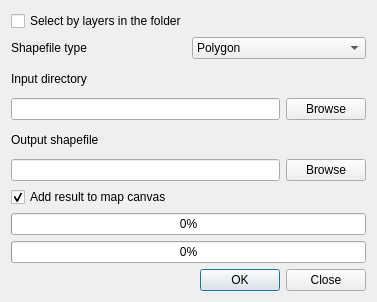
<?xml version="1.0" encoding="UTF-8"?>
<ui version="4.0">
 <class>Dialog</class>
 <widget class="QDialog" name="Dialog">
  <property name="geometry">
   <rect>
    <x>0</x>
    <y>0</y>
    <width>377</width>
    <height>302</height>
   </rect>
  </property>
  <property name="windowTitle">
   <string>Merge shapefiles</string>
  </property>
  <layout class="QVBoxLayout" name="verticalLayout">
   <item>
    <widget class="QCheckBox" name="chkListMode">
     <property name="text">
      <string>Select by layers in the folder</string>
     </property>
    </widget>
   </item>
   <item>
    <layout class="QHBoxLayout" name="horizontalLayout_3">
     <item>
      <widget class="QLabel" name="lblGeometry">
       <property name="text">
        <string>Shapefile type</string>
       </property>
      </widget>
     </item>
     <item>
      <widget class="QComboBox" name="cmbGeometry">
       <item>
        <property name="text">
         <string>Polygon</string>
        </property>
       </item>
       <item>
        <property name="text">
         <string>Line</string>
        </property>
       </item>
       <item>
        <property name="text">
         <string>Point</string>
        </property>
       </item>
      </widget>
     </item>
    </layout>
   </item>
   <item>
    <widget class="QLabel" name="label">
     <property name="text">
      <string>Input directory</string>
     </property>
    </widget>
   </item>
   <item>
    <layout class="QHBoxLayout" name="horizontalLayout">
     <item>
      <widget class="QLineEdit" name="leInputDir"/>
     </item>
     <item>
      <widget class="QPushButton" name="btnSelectDir">
       <property name="text">
        <string>Browse</string>
       </property>
      </widget>
     </item>
    </layout>
   </item>
   <item>
    <widget class="QLabel" name="label_2">
     <property name="text">
      <string>Output shapefile</string>
     </property>
    </widget>
   </item>
   <item>
    <layout class="QHBoxLayout" name="horizontalLayout_2">
     <item>
      <widget class="QLineEdit" name="leOutShape"/>
     </item>
     <item>
      <widget class="QPushButton" name="btnSelectFile">
       <property name="text">
        <string>Browse</string>
       </property>
      </widget>
     </item>
    </layout>
   </item>
   <item>
    <widget class="QCheckBox" name="chkAddToCanvas">
     <property name="text">
      <string>Add result to map canvas</string>
     </property>
     <property name="checked">
      <bool>true</bool>
     </property>
    </widget>
   </item>
   <item>
    <widget class="QProgressBar" name="progressFeatures">
     <property name="value">
      <number>0</number>
     </property>
    </widget>
   </item>
   <item>
    <widget class="QProgressBar" name="progressFiles">
     <property name="value">
      <number>0</number>
     </property>
    </widget>
   </item>
   <item>
    <widget class="QDialogButtonBox" name="buttonBox">
     <property name="standardButtons">
      <set>QDialogButtonBox::Close|QDialogButtonBox::Ok</set>
     </property>
    </widget>
   </item>
  </layout>
 </widget>
 <resources/>
 <connections>
  <connection>
   <sender>buttonBox</sender>
   <signal>accepted()</signal>
   <receiver>Dialog</receiver>
   <slot>accept()</slot>
   <hints>
    <hint type="sourcelabel">
     <x>248</x>
     <y>254</y>
    </hint>
    <hint type="destinationlabel">
     <x>157</x>
     <y>274</y>
    </hint>
   </hints>
  </connection>
  <connection>
   <sender>buttonBox</sender>
   <signal>rejected()</signal>
   <receiver>Dialog</receiver>
   <slot>reject()</slot>
   <hints>
    <hint type="sourcelabel">
     <x>316</x>
     <y>260</y>
    </hint>
    <hint type="destinationlabel">
     <x>286</x>
     <y>274</y>
    </hint>
   </hints>
  </connection>
 </connections>
</ui>
